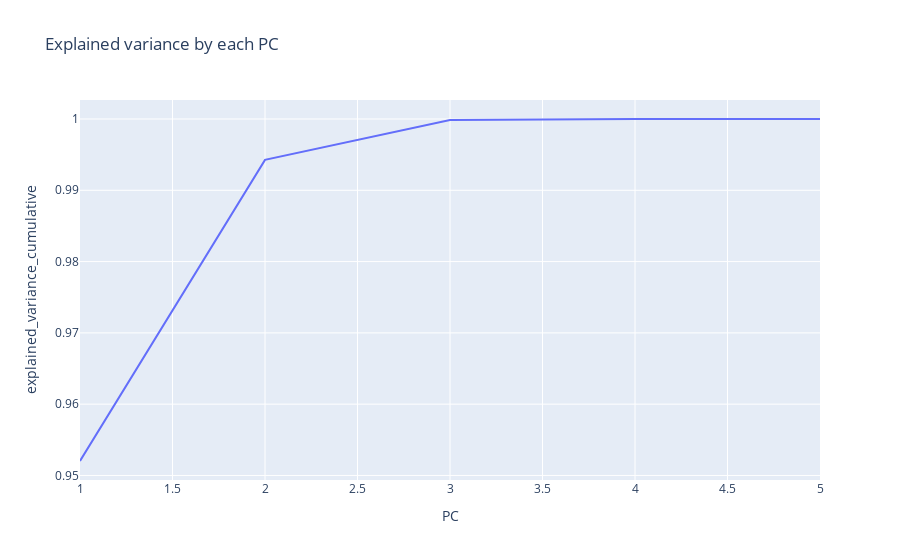

The notebook cell this image was saved under:
### Code cell
pc = pca(
    copy=True,
    random_state=rs
)

pc = pc.fit(X_train[['Area', 'Area_sqrt', 'Area_log', 'Area_2', 'Area_3']])

pc_var = pd.DataFrame(np.round(pc.explained_variance_ratio_ , 10) , columns=['explained_variance'])
pc_var['explained_variance_cumulative'] = pc_var['explained_variance'].cumsum()
pc_var['PC'] = pc_var.index + 1


fig = px.line(data_frame=pc_var , x = 'PC' , y = 'explained_variance_cumulative' , title = 'Explained variance by each PC')
fig.show()

### Figure 1 — Plotly figure (JSON) as saved in the notebook; plotly's stock layout.template omitted (floating-point values rounded to 4 significant figures)
{"data": [{"hovertemplate": "PC=%{x}<br>explained_variance_cumulative=%{y}<extra></extra>", "legendgroup": "", "line": {"color": "#636efa", "dash": "solid"}, "marker": {"symbol": "circle"}, "mode": "lines", "name": "", "orientation": "v", "showlegend": false, "type": "scatter", "x": [1, 2, 3, 4, 5], "xaxis": "x", "y": [0.952, 0.9943, 0.9998, 1.0, 1.0], "yaxis": "y"}], "layout": {"legend": {"tracegroupgap": 0}, "title": {"text": "Explained variance by each PC"}, "xaxis": {"anchor": "y", "domain": [0, 1], "title": {"text": "PC"}}, "yaxis": {"anchor": "x", "domain": [0, 1], "title": {"text": "explained_variance_cumulative"}}}}
